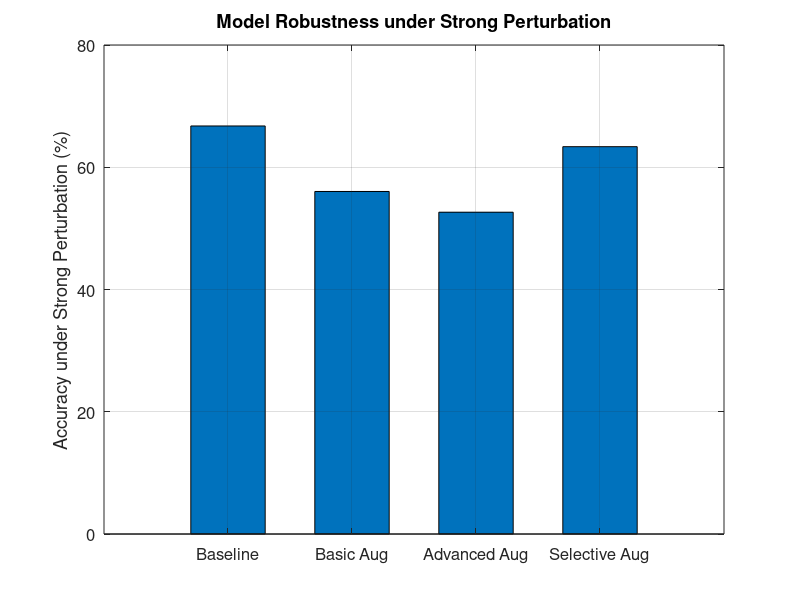

Source code (MATLAB):
strategies = {'Baseline', 'Basic Aug', 'Advanced Aug', 'Selective Aug'};
accuracy = [66.754, 56.038, 52.646, 63.368];

figure;
bar(accuracy, 0.6);
set(gca, 'XTickLabel', strategies, 'FontSize', 12);
ylabel('Accuracy under Strong Perturbation (%)');
title('Model Robustness under Strong Perturbation');
ylim([0 80]);
grid on;

saveas(gcf, 'strong_perturbation_accuracy.png');